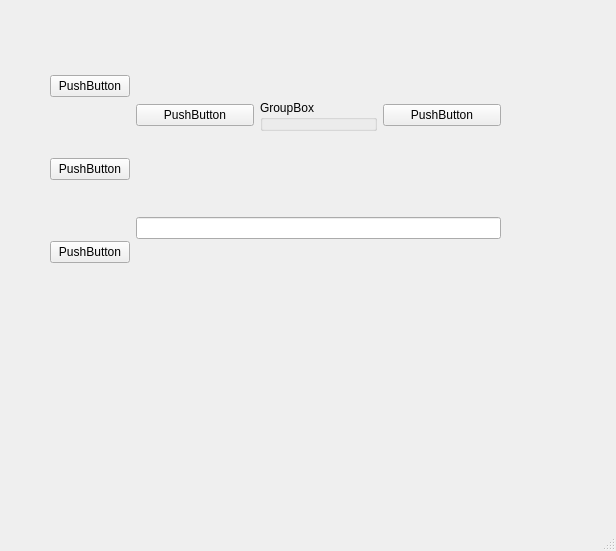
<?xml version="1.0" encoding="UTF-8"?>
<ui version="4.0">
 <class>MainWindow</class>
 <widget class="QMainWindow" name="MainWindow">
  <property name="geometry">
   <rect>
    <x>0</x>
    <y>0</y>
    <width>616</width>
    <height>551</height>
   </rect>
  </property>
  <property name="windowTitle">
   <string>MainWindow</string>
  </property>
  <widget class="QWidget" name="centralwidget">
   <widget class="QWidget" name="horizontalLayoutWidget">
    <property name="geometry">
     <rect>
      <x>50</x>
      <y>20</y>
      <width>451</width>
      <height>301</height>
     </rect>
    </property>
    <layout class="QHBoxLayout" name="horizontalLayout">
     <item>
      <layout class="QHBoxLayout" name="horizontalLayout_2">
       <item>
        <layout class="QVBoxLayout" name="verticalLayout">
         <item>
          <widget class="QPushButton" name="pushButton_3">
           <property name="text">
            <string>PushButton</string>
           </property>
          </widget>
         </item>
         <item>
          <widget class="QPushButton" name="pushButton_4">
           <property name="text">
            <string>PushButton</string>
           </property>
          </widget>
         </item>
         <item>
          <widget class="QPushButton" name="pushButton_2">
           <property name="text">
            <string>PushButton</string>
           </property>
          </widget>
         </item>
        </layout>
       </item>
      </layout>
     </item>
     <item>
      <layout class="QVBoxLayout" name="verticalLayout_3">
       <item>
        <layout class="QHBoxLayout" name="horizontalLayout_3">
         <item>
          <layout class="QHBoxLayout" name="horizontalLayout_4">
           <item>
            <widget class="QPushButton" name="pushButton_5">
             <property name="text">
              <string>PushButton</string>
             </property>
            </widget>
           </item>
           <item>
            <layout class="QHBoxLayout" name="horizontalLayout_5">
             <item>
              <widget class="QGroupBox" name="groupBox">
               <property name="title">
                <string>GroupBox</string>
               </property>
               <widget class="QGroupBox" name="groupBox_2">
                <property name="geometry">
                 <rect>
                  <x>0</x>
                  <y>100</y>
                  <width>120</width>
                  <height>80</height>
                 </rect>
                </property>
                <property name="title">
                 <string>GroupBox</string>
                </property>
               </widget>
              </widget>
             </item>
            </layout>
           </item>
           <item>
            <widget class="QPushButton" name="pushButton">
             <property name="text">
              <string>PushButton</string>
             </property>
            </widget>
           </item>
          </layout>
         </item>
        </layout>
       </item>
       <item>
        <widget class="QLineEdit" name="lineEdit"/>
       </item>
      </layout>
     </item>
    </layout>
   </widget>
  </widget>
  <widget class="QMenuBar" name="menubar">
   <property name="geometry">
    <rect>
     <x>0</x>
     <y>0</y>
     <width>616</width>
     <height>19</height>
    </rect>
   </property>
  </widget>
  <widget class="QStatusBar" name="statusbar"/>
 </widget>
 <resources/>
 <connections/>
</ui>
